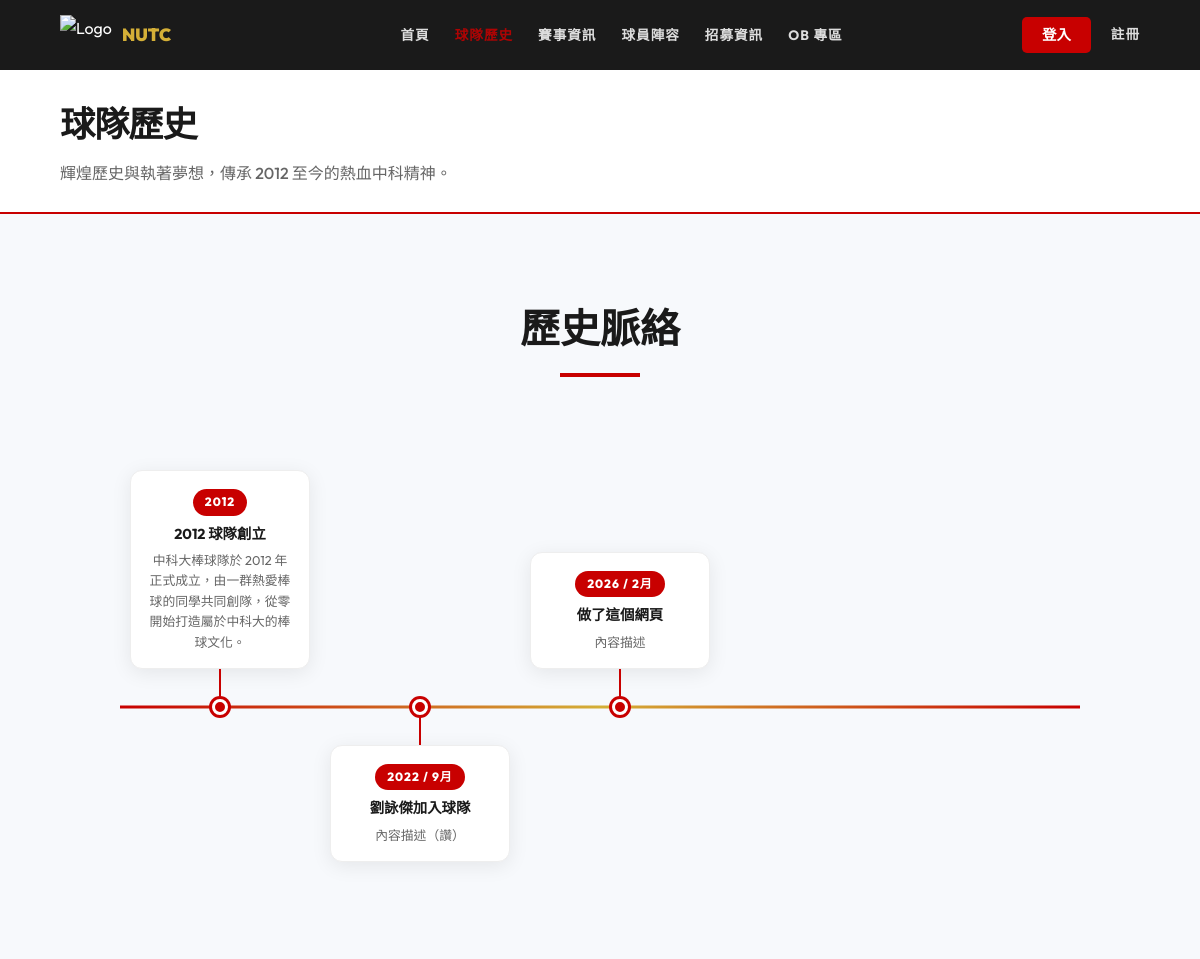
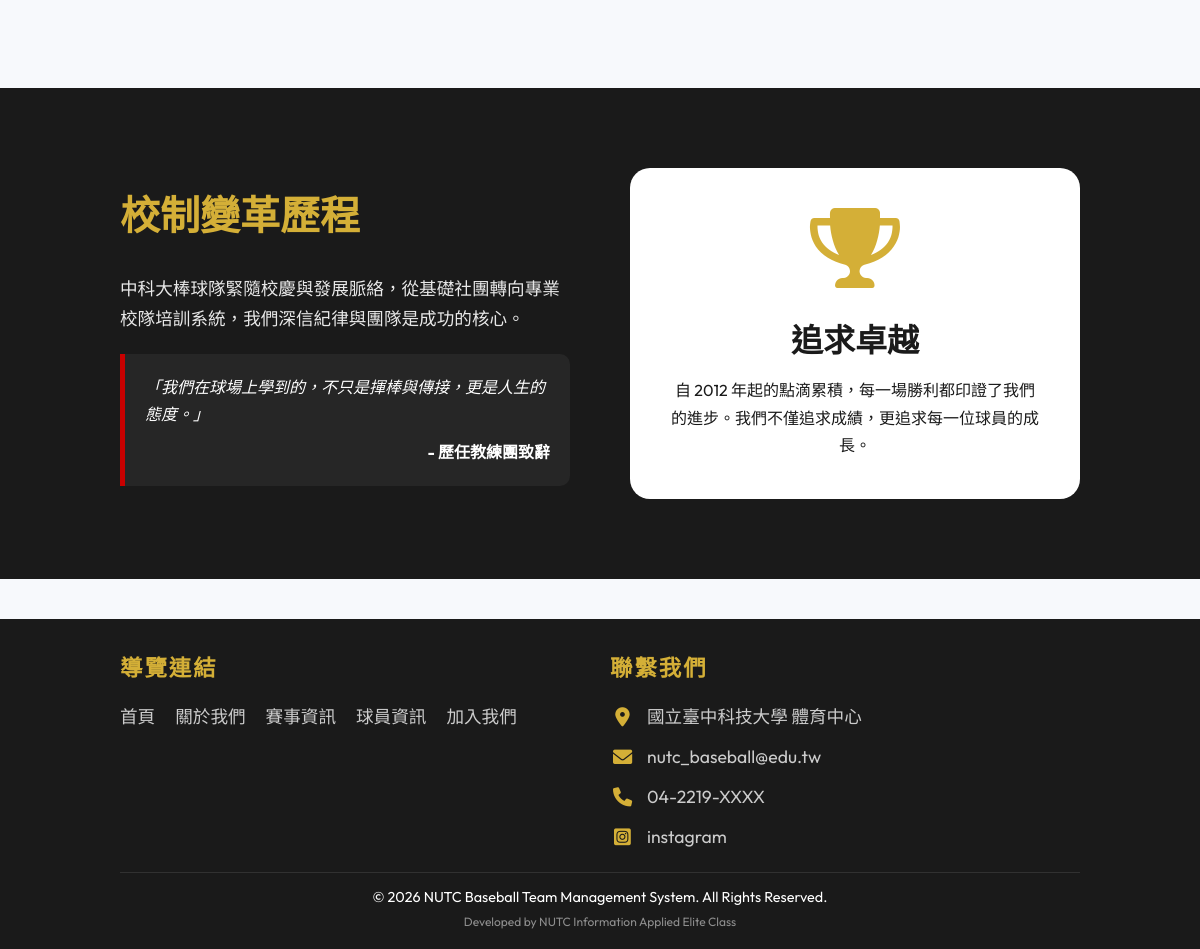
Page /about.php on the committed database (2 pictures, top to bottom).
### tables this page shows
CREATE TABLE `teamhistory` (
  `History_Id` int(11) NOT NULL COMMENT '紀錄識別碼',
  `Team_Id` int(11) NOT NULL COMMENT '關聯 Team.team_Id',
  `title` varchar(100) NOT NULL COMMENT '標題',
  `content` text DEFAULT NULL COMMENT '詳細簡介內容',
  `start_year` int(11) DEFAULT NULL COMMENT '起始年份',
  `month` int(2) DEFAULT NULL
);

CREATE TABLE `contact_us` (
  `id` int(11) NOT NULL,
  `icon_class` varchar(50) NOT NULL,
  `content_text` varchar(255) NOT NULL,
  `link` varchar(255) DEFAULT NULL
);

### includes/Database.php (called while the page is built, shortened)
<?php
class Database {
    private $pdo;
    public function __construct() {
        $host = 'localhost';
        $db   = 'baseball_web';
        $user = 'root';
        $pass = '';
        $charset = 'utf8mb4';
        $dsn = "mysql:host=$host;port=3306;dbname=$db;charset=$charset";
        $options = [
            PDO::ATTR_ERRMODE            => PDO::ERRMODE_EXCEPTION,
            PDO::ATTR_DEFAULT_FETCH_MODE => PDO::FETCH_ASSOC,
            PDO::ATTR_EMULATE_PREPARES   => false,
        ];
        try {
            $this->pdo = new PDO($dsn, $user, $pass, $options);
            $stmt = $this->pdo->query("DESCRIBE `player_game_details`");
            $cols = $stmt->fetchAll(PDO::FETCH_COLUMN);
        } catch (\PDOException $e) {
            throw new \PDOException($e->getMessage(), (int)$e->getCode());
        }
    }
    public function getAll($table) {
        $stmt = $this->pdo->query("SELECT * FROM `$table`");
        return $stmt->fetchAll();
    }
}

### includes/config.php (called while the page is built, shortened)
<?php
require_once 'Database.php';
$db = new Database();
if (empty($db->getAll('teamhistory'))) {
    $historyData = [
        ['Team_Id' => 1, 'start_year' => 2012, 'title' => '2012 球隊創立', 'content' => '中科大棒球隊於 2012 年正式成立，由一群熱愛棒球的同學共同創隊，從零開始打造屬於中科大的棒球文化。'],
        ['Team_Id' => 1, 'start_year' => 2015, 'title' => '2015 首次全國賽', 'content' => '首次代表學校參加全國大專棒球聯賽，雖未晉級，但展現了球隊的成長與潛力，奠定日後征戰的基礎。'],
        ['Team_Id' => 1, 'start_year' => 2018, 'title' => '2018 女棒隊成立', 'content' => '為推廣女子棒球運動，中科大女棒隊於 2018 年正式成立，成為校內第一支女子棒球隊，吸引眾多女同學投入。'],
        ['Team_Id' => 1, 'start_year' => 2022, 'title' => '2022 聯賽佳績', 'content' => '在全國大專棒球聯賽中取得隊史最佳成績，球員們的努力與付出獲得肯定，激勵全隊持續向上。'],
    ];
    foreach ($historyData as $h) {
        $db->insert('teamhistory', $h);
    }
}

### about.php (the view)
<?php
require_once 'includes/header.php';
$histories = $db->getAll('teamhistory');
usort($histories, function($a, $b) {
    if ($a['start_year'] == $b['start_year']) {
        return (int)($a['month'] ?? 0) <=> (int)($b['month'] ?? 0);
    }
    return $a['start_year'] <=> $b['start_year'];
});
?>
<div class="page-header">
    <h1>球隊歷史</h1>
    <p>輝煌歷史與執著夢想，傳承 2012 至今的熱血中科精神。</p>
</div>
<section class="about-section-1">
    <div class="container">
        <div class="section-title">
            <h2>歷史脈絡</h2>
        </div>
        <div class="timeline-wrapper">
            <div class="timeline-container">
                <?php foreach ($histories as $index => $h): ?>
                    <div class="timeline-item">
                        <div class="timeline-card">
                            <div class="timeline-year">
                                <?= (int)$h['start_year'] ?>
                                <?php if (!empty($h['month'])): ?>
                                    <span>/ <?= (int)$h['month'] ?>月</span>
                                <?php endif; ?>
                            </div>
                            <h3><?= htmlspecialchars($h['title']) ?></h3>
                            <p><?= nl2br(htmlspecialchars($h['content'])) ?></p>
                        </div>
                        <div class="timeline-connector"></div>
                        <div class="timeline-dot"></div>
                    </div>
                <?php endforeach; ?>
            </div>
        </div>
    </div>
</section>
<section class="about-dark-section">
    <div class="container">
        <div class="about-grid">
            <div>
                <h2 class="about-h2-secondary">校制變革歷程</h2>
                <p class="about-p-highlight">中科大棒球隊緊隨校慶與發展脈絡，從基礎社團轉向專業校隊培訓系統，我們深信紀律與團隊是成功的核心。</p>
                <div class="about-quote-block">
                    <p><i>「我們在球場上學到的，不只是揮棒與傳接，更是人生的態度。」</i></p>
                    <p class="about-quote-author">- 歷任教練團致辭</p>
                </div>
            </div>
            <div class="trophy-card">
                <i class="fas fa-trophy trophy-icon"></i>
                <h3 class="trophy-h3">追求卓越</h3>
                <p>自 2012 年起的點滴累積，每一場勝利都印證了我們的進步。我們不僅追求成績，更追求每一位球員的成長。</p>
            </div>
        </div>
    </div>
</section>
<?php require_once 'includes/footer.php'; ?>

### includes/footer.php (shortened to what this page needs)
<?php
$contactInfos = $db->getAll('contact_us');
?>
<footer>
    <div class="footer-content">
        <div class="footer-section">
            <h3>導覽連結</h3>
            <ul class="footer-links">
                <li><a href="index.php">首頁</a></li>
                <li><a href="about.php">關於我們</a></li>
                <li><a href="matches.php">賽事資訊</a></li>
                <li><a href="players.php">球員資訊</a></li>
                <li><a href="join.php">加入我們</a></li>
            </ul>
        </div>
        <div class="footer-section">
            <h3>聯繫我們</h3>
            <div class="footer-contact-list">
                <?php if (empty($contactInfos)): ?>
                    <p class="footer-contact-empty">尚未設定聯絡資訊</p>
                <?php else: ?>
                    <?php foreach ($contactInfos as $c): ?>
                        <p class="footer-contact-item">
                            <i class="<?= htmlspecialchars($c['icon_class']) ?>"></i>
                            <?php if (!empty($c['link'])): ?>
                                <a href="<?= htmlspecialchars($c['link']) ?>" target="_blank"><?= htmlspecialchars($c['content_text']) ?></a>
                            <?php else: ?>
                                <span><?= htmlspecialchars($c['content_text']) ?></span>
                            <?php endif; ?>
                        </p>
                    <?php endforeach; ?>
                <?php endif; ?>
            </div>
        </div>
    </div>
    <div class="footer-bottom">
        &copy; 2026 NUTC Baseball Team Management System. All Rights Reserved.
        <br><small style="opacity: 0.5;">Developed by NUTC Information Applied Elite Class</small>
    </div>
</footer>
</body>
</html>

### assets/css/style.css (style rules this page uses)
:root { --primary: #C80000; --secondary: #D4AF37; --bg-white: #FFFFFF; --bg-dark: #1A1A1A; --text-white: #FFFFFF; --text-dark: #1A1A1A; --gray-light: #F4F4F4; --transition: all 0.3s ease-in-out; }
* { margin: 0; padding: 0; box-sizing: border-box; font-family: 'Outfit', 'Noto Sans TC', -apple-system, sans-serif; }
body { background-color: #f7f9fc; color: var(--text-dark); line-height: 1.7; }
section { padding: 60px 10%; background-color: transparent; }
.page-header { padding: 25px 5%; background-color: #fff; border-bottom: 2px solid var(--primary); margin-bottom: 20px; text-align: left; }
.page-header h1 { font-size: 2.2rem; font-weight: 900; color: var(--bg-dark); text-transform: uppercase; letter-spacing: -1px; margin: 0; position: relative; display: inline-block; }
.page-header p { font-size: 1rem; color: #666; margin-top: 5px; font-weight: 500; }
section { padding: 80px 10%; }
.section-title { text-align: center; margin-bottom: 60px; }
.section-title h2 { font-size: 2.5rem; font-weight: 800; color: var(--text-dark); position: relative; display: inline-block; padding-bottom: 15px; }
.section-title h2::after { content: ''; position: absolute; bottom: 0; left: 50%; transform: translateX(-50%); width: 80px; height: 4px; background: var(--primary); }
footer { background: var(--bg-dark); color: var(--text-white); padding: 30px 10% 15px; margin-top: 40px; }
.footer-content { display: grid; grid-template-columns: repeat(auto-fit, minmax(200px, 1fr)); gap: 20px; margin-bottom: 20px; }
.footer-section h3 { margin-bottom: 15px; font-size: 1.4rem; letter-spacing: 2px; color: var(--secondary); }
.footer-links { list-style: none; padding: 0; display: flex; flex-direction: row; flex-wrap: wrap; gap: 10px 20px; }
.footer-links a { color: #ccc; text-decoration: none; transition: color 0.3s, transform 0.3s; font-size: 1.1rem; }
.footer-contact-list { display: flex; flex-direction: column; gap: 10px; }
.footer-contact-item { margin: 0; font-size: 1.1rem; color: #ccc; display: flex; align-items: center; gap: 12px; }
.footer-contact-item i { color: var(--secondary); font-size: 1.2rem; width: 25px; text-align: center; }
.footer-contact-item a { color: #ccc; text-decoration: none; transition: color 0.3s; }
.footer-bottom { text-align: center; padding-top: 12px; border-top: 1px solid rgba(255,255,255,0.1); font-size: 0.9rem; }
.container { max-width: 1500px; margin: 0 auto; }

### rows in the picture
teamhistory: start_year "2012", title "2012 球隊創立", content "中科大棒球隊於 2012 年正式成立，由一群熱愛棒球的同學共同創隊，從零開始打造屬於中科大的棒球文化。"
teamhistory: start_year "2022", month "9", title "劉詠傑加入球隊", content "內容描述（讚）"
teamhistory: start_year "2026", month "2", title "做了這個網頁", content "內容描述"
contact_us: content_text "國立臺中科技大學 體育中心"
contact_us: content_text "nutc_baseball@edu.tw"
contact_us: content_text "04-2219-XXXX"
contact_us: content_text "instagram"
